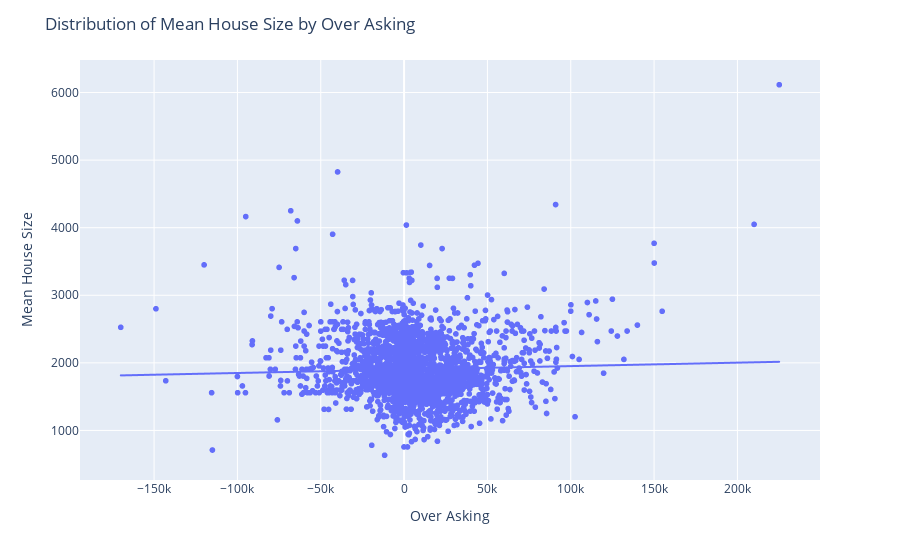

The code cell stored with this chart in its notebook:
### Code cell
df_mean = th_df.groupby('Over Asking')['SqFt'].mean().reset_index()

fig = px.scatter(df_mean, x='Over Asking', y='SqFt', trendline='ols', 
                 labels={'Over Asking':'Over Asking', 'SqFt':'Mean House Size'})
fig.update_layout(title='Distribution of Mean House Size by Over Asking')
fig.show()

### Figure 1 — Plotly figure (JSON) as saved in the notebook; plotly's stock layout.template omitted (floating-point values rounded to 4 significant figures; data arrays with more than 128 entries replaced by an {"elided": "..."} marker saying what was removed)
{"data": [{"hovertemplate": "Over Asking=%{x}<br>Mean House Size=%{y}<extra></extra>", "legendgroup": "", "marker": {"color": "#636efa", "symbol": "circle"}, "mode": "markers", "name": "", "showlegend": false, "type": "scattergl", "x": {"elided": "2679 int values"}, "xaxis": "x", "y": {"elided": "2679 float values"}, "yaxis": "y"}, {"hovertemplate": "<b>OLS trendline</b><br>SqFt = 0.000510197 * Over Asking + 1901.06<br>R<sup>2</sup>=0.001226<br><br>Over Asking=%{x}<br>Mean House Size=%{y} <b>(trend)</b><extra></extra>", "legendgroup": "", "marker": {"color": "#636efa", "symbol": "circle"}, "mode": "lines", "name": "", "showlegend": false, "type": "scattergl", "x": {"elided": "2679 int values"}, "xaxis": "x", "y": {"elided": "2679 float values"}, "yaxis": "y"}], "layout": {"legend": {"tracegroupgap": 0}, "margin": {"t": 60}, "title": {"text": "Distribution of Mean House Size by Over Asking"}, "xaxis": {"anchor": "y", "domain": [0, 1], "title": {"text": "Over Asking"}}, "yaxis": {"anchor": "x", "domain": [0, 1], "title": {"text": "Mean House Size"}}}}
